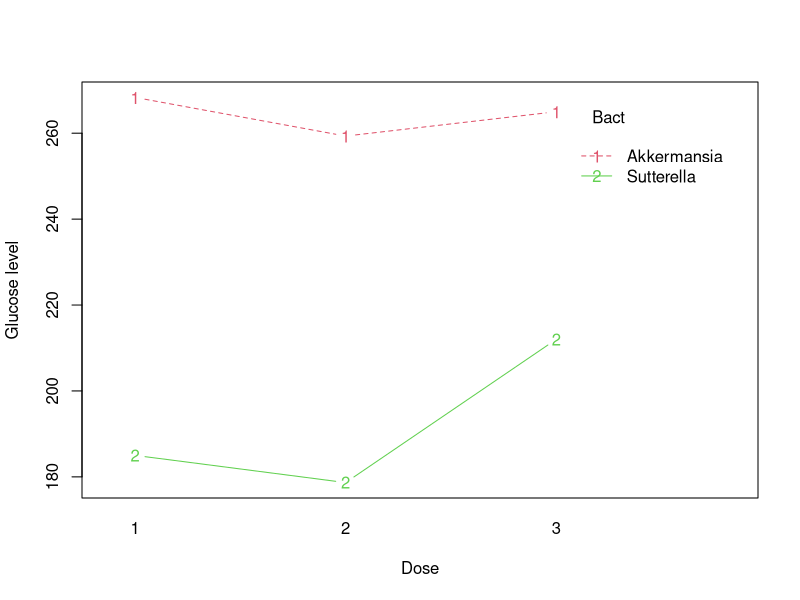
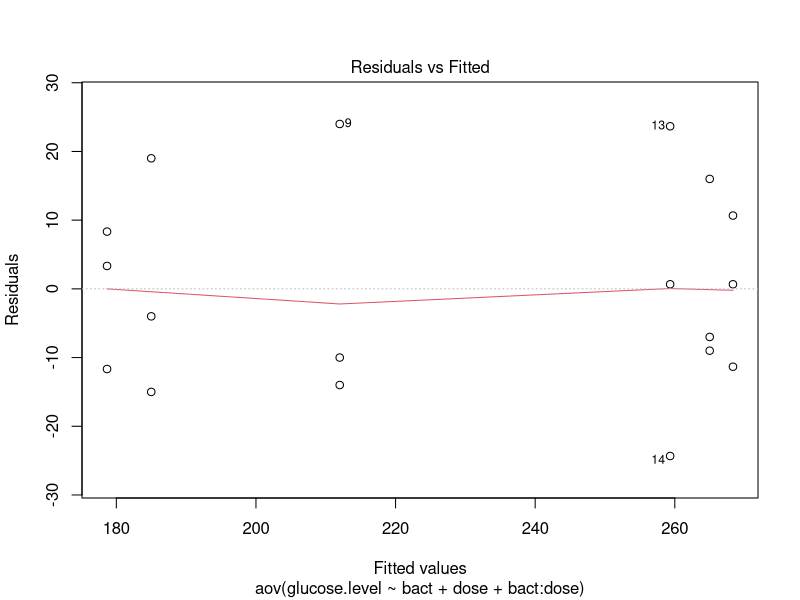
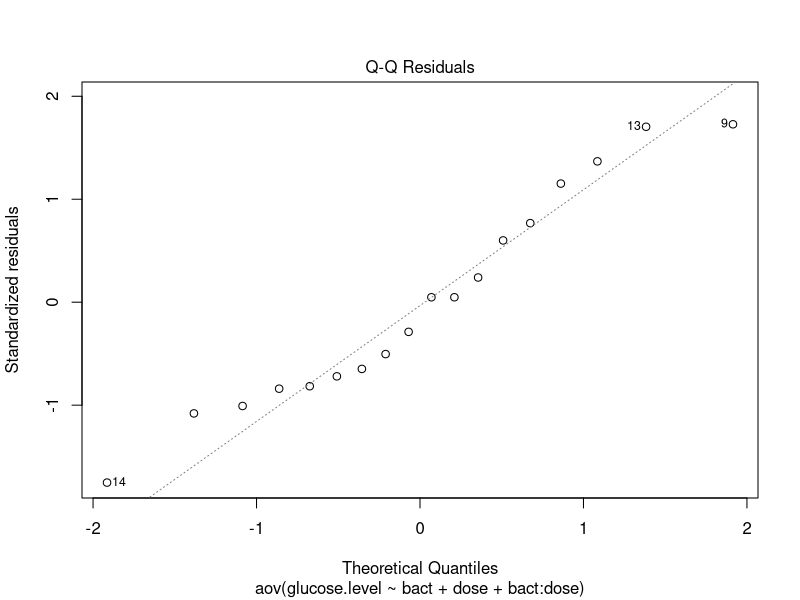
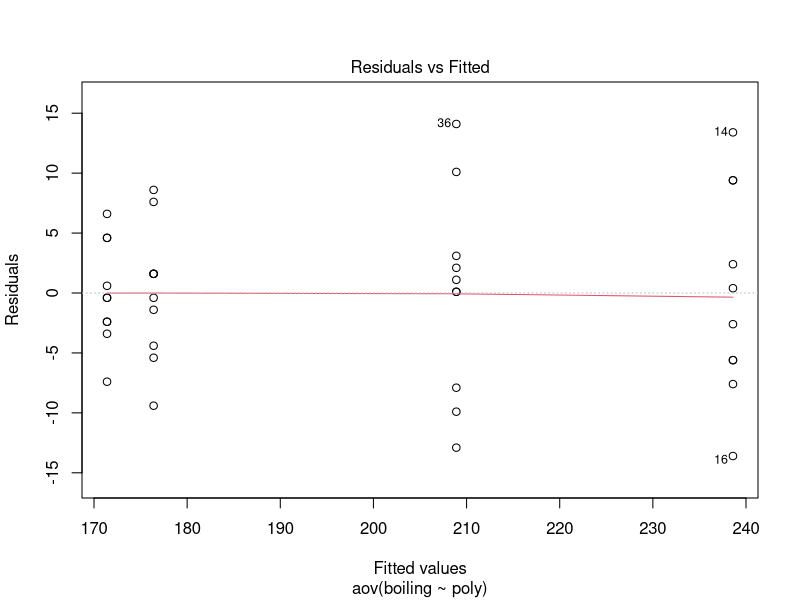
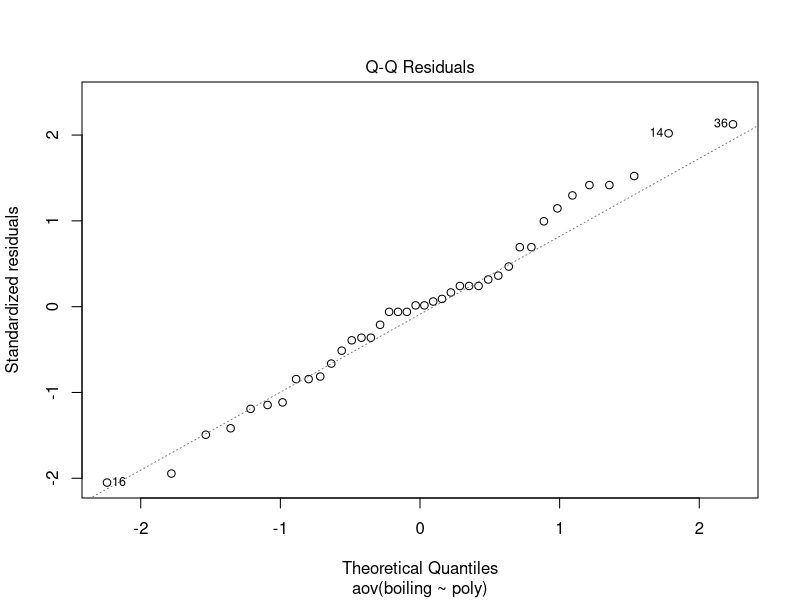
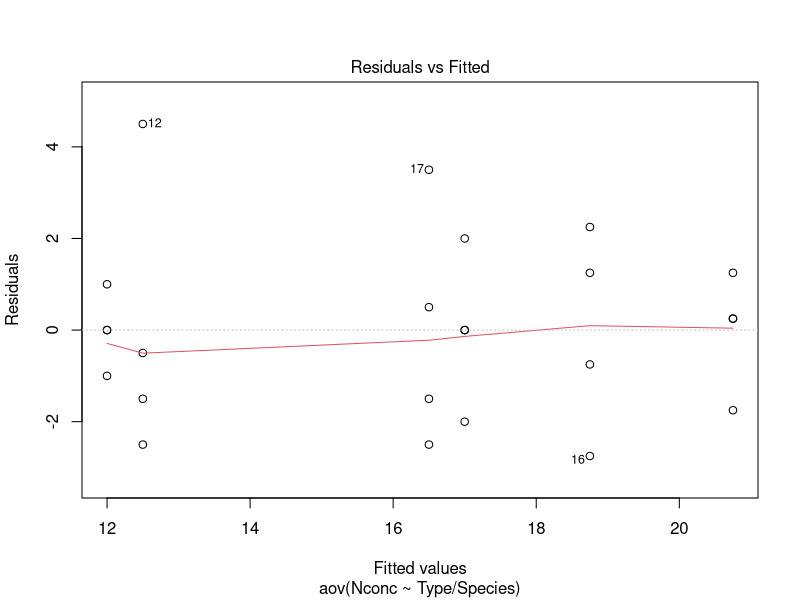
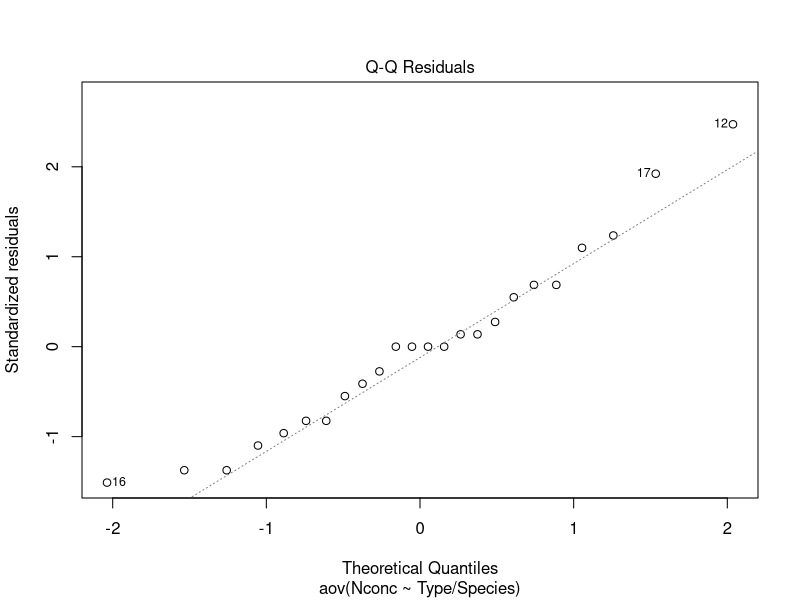

Generate these figures, in order, with R:
## ---- chunk 1
bact=c(rep("Sutterella",9),rep("Akkermansia",9))
dose=rep(rep(1:3,each=3),2)
glucose.level = c(204,170,181,167,182,187,202,198,236,257,279,269,283,235,260,256,281,258)
## ---- chunk 2
df=data.frame(bact=as.factor(bact),dose=as.factor(dose),glucose.level)
df
interaction.plot(x.factor= df$dose, trace.factor = df$bact, response = df$glucose.level, type = "b", col = 2:3,xlab = "Dose", ylab = "Glucose level",trace.label = "Bact" )
## ---- chunk 3
library(car)
model1 = aov(glucose.level~bact+dose+bact:dose,data=df)
Anova(model1,type="III")
plot(model1,which=1)
plot(model1,which=2)

# The residuals are approximately normal because the QQ line is nearly a straight line.

# The assumption of constant error variance among treatments is close to justified,
# since the residuals are separated in a square shape.
modelnoInter = aov(glucose.level~bact+dose,data = df)
anova(modelnoInter)
## ---- chunk 4
library(lsmeans)
library(multcompView)
library(multcomp)
library(knitr)
lsm.D=lsmeans(model1,~dose)
contrast(lsm.D, method = "pairwise")
lsm.B=lsmeans(model1,~bact)
contrast(lsm.B, method = "pairwise")
lsminter=lsmeans(model1,~bact:dose)
cld(lsminter)

## ---- chunk 5

poly <- c(rep("P1",10), rep("P2", 10), rep("P3",10), rep("P4", 10))
boiling <- c(167, 171, 178, 175, 184, 176, 185, 172, 178, 178, 
         231, 233, 236, 252, 233, 225, 241, 248, 239, 248,
         176, 168, 171, 172, 178, 176, 169, 164, 169, 171,
         201, 199, 196, 211, 209, 223, 209, 219, 212, 210)
## ---- chunk 6
df2=data.frame(poly,boiling)
df2
model2=aov(boiling~poly,data=df2)
anova(model2)
plot(model2,which=c(1,2))

# The residuals are normal because the QQ line is nearly a straight line.

# The assumption of constant error variance among treatments is justified,
# since the residuals are separated in a square shape.

aov.model2=aov(boiling~poly)
lsm.model2=lsmeans(aov.model2,"poly")
kable(summary(contrast(lsm.model2,method="pairwise", adjust="tukey"),
infer=c(T,T), level=0.95, side="two-sided"))
lsminter2=lsmeans(aov.model2,~poly)
cld(lsminter2)
# We reject H_0 since only the p-value of P1-P3 is great than 0.05.
# Therefore, at least one of the polymer is different from others.
## ---- chunk 7
wood=read.table("wood.csv",header=TRUE)
wood
## ---- chunk 8
library(car)
df3=data.frame(Type=wood$Type,Species=wood$Species,Nconc=wood$Nconc)
df3
model3 = aov(Nconc~Type/Species,data = df3)
Anova(model3)
plot(model3, which = 1)
plot(model3, which = 2)
# The residuals are normal because the QQ line is nearly a straight line.

# The assumption of constant error variance among treatments is close to justified,
# since the residuals are close to a square shape.
## ---- chunk 9
lsm.type=lsmeans(model3,~Type)
cld(lsm.type,alpha=0.05)
#looking at the results, we see softwood is significant different from hardwood.
## ---- chunk 10
lsm.S=lsmeans(model3,~Type:Species)
cld(lsm.S,alpha=0.05)
#looking at the results, we see pine softwood is significant different from spruce softwood, maple and ashhardwood.
## ---- chunk 11
beans=read.table("Beans.csv",header=TRUE)
beans
## ---- chunk 12
library(lme4)
library(lmerTest)
library(car)
library(multcompView)
df4=data.frame(crock=beans$Crock,ST=beans$SoakTim,recipe=beans$Recipe,rating=beans$Rating)
df4
model4 = lmer(log(rating)~+ST+(1|crock:ST)+recipe+ST:recipe,data = df4)
#I used log transformation because it's residual is more normal,
#and assumption of constant error variance among treatments is closer to justified.
anova(model4,which="3")
rand(model4)

lsmST.R=lsmeans(model4,~ "ST:recipe")
cld(lsmST.R,alpha=0.05)
